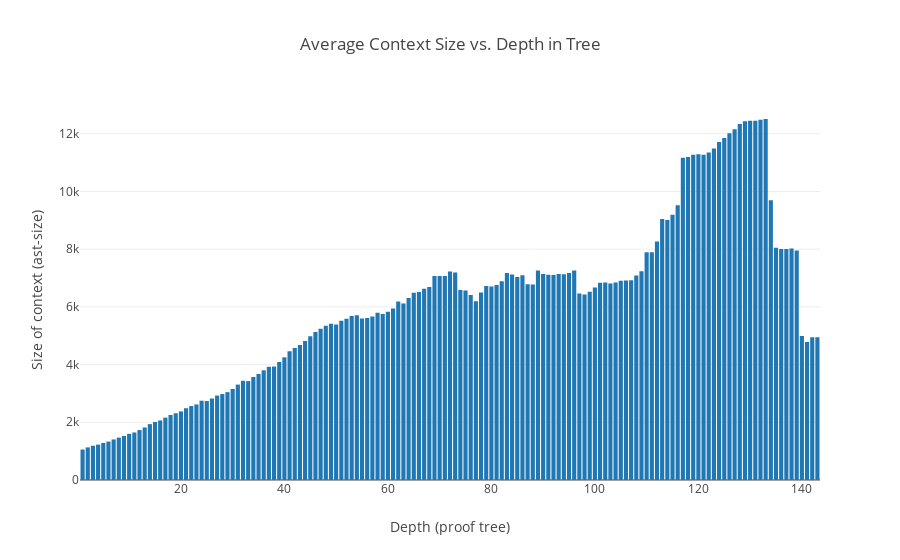

Notebook code cell kept with this figure:
### Code cell
import plotly
import plotly.plotly as py
import plotly.graph_objs as go

avg_depth_astctx_size = tactr_stats.avg_depth_size(DepthMode.AST_CTX).items()
data = [go.Bar(x=[p[0] for p in avg_depth_astctx_size], y=[p[1] for p in avg_depth_astctx_size])]

layout = go.Layout(
    title='Average Context Size vs. Depth in Tree',
    xaxis=dict(
        title='Depth (proof tree)'
    ),
    yaxis=dict(
        title='Size of context (ast-size)',
    ),
)
fig = go.Figure(data=data, layout=layout)
plotly.offline.init_notebook_mode(connected=True)
plotly.offline.iplot(fig, filename='average-context-size')

### Figure 1 — Plotly figure (JSON) as saved in the notebook; plotly's stock layout.template omitted (floating-point values rounded to 4 significant figures; data arrays with more than 128 entries replaced by an {"elided": "..."} marker saying what was removed)
{"data": [{"type": "bar", "x": {"elided": "143 int values"}, "y": {"elided": "143 float values"}}], "layout": {"title": "Average Context Size vs. Depth in Tree", "xaxis": {"title": "Depth (proof tree)"}, "yaxis": {"title": "Size of context (ast-size)"}}}
